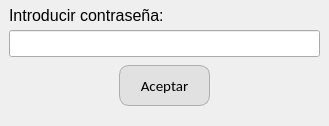
<?xml version="1.0" encoding="UTF-8"?>
<ui version="4.0">
 <class>Form_password</class>
 <widget class="QWidget" name="Form_password">
  <property name="geometry">
   <rect>
    <x>0</x>
    <y>0</y>
    <width>329</width>
    <height>126</height>
   </rect>
  </property>
  <property name="windowTitle">
   <string>Contraseña</string>
  </property>
  <layout class="QVBoxLayout" name="verticalLayout_2">
   <property name="spacing">
    <number>0</number>
   </property>
   <property name="leftMargin">
    <number>0</number>
   </property>
   <property name="topMargin">
    <number>0</number>
   </property>
   <property name="rightMargin">
    <number>0</number>
   </property>
   <property name="bottomMargin">
    <number>0</number>
   </property>
   <item>
    <widget class="QWidget" name="widget" native="true">
     <property name="sizePolicy">
      <sizepolicy hsizetype="Preferred" vsizetype="Expanding">
       <horstretch>0</horstretch>
       <verstretch>0</verstretch>
      </sizepolicy>
     </property>
     <widget class="QLabel" name="label_15">
      <property name="geometry">
       <rect>
        <x>9</x>
        <y>0</y>
        <width>181</width>
        <height>31</height>
       </rect>
      </property>
      <property name="font">
       <font>
        <family>Segoe UI</family>
        <pointsize>12</pointsize>
       </font>
      </property>
      <property name="text">
       <string>Introducir contraseña:</string>
      </property>
      <property name="margin">
       <number>8</number>
      </property>
     </widget>
     <widget class="QLineEdit" name="txt_password">
      <property name="geometry">
       <rect>
        <x>9</x>
        <y>30</y>
        <width>311</width>
        <height>27</height>
       </rect>
      </property>
      <property name="font">
       <font>
        <family>Segoe UI</family>
        <pointsize>12</pointsize>
       </font>
      </property>
      <property name="text">
       <string/>
      </property>
      <property name="echoMode">
       <enum>QLineEdit::Password</enum>
      </property>
      <property name="alignment">
       <set>Qt::AlignCenter</set>
      </property>
     </widget>
    </widget>
   </item>
   <item alignment="Qt::AlignHCenter">
    <widget class="QPushButton" name="btn_aceptar">
     <property name="sizePolicy">
      <sizepolicy hsizetype="Fixed" vsizetype="Fixed">
       <horstretch>0</horstretch>
       <verstretch>0</verstretch>
      </sizepolicy>
     </property>
     <property name="minimumSize">
      <size>
       <width>91</width>
       <height>41</height>
      </size>
     </property>
     <property name="maximumSize">
      <size>
       <width>91</width>
       <height>41</height>
      </size>
     </property>
     <property name="font">
      <font>
       <family>Calibri</family>
       <pointsize>11</pointsize>
      </font>
     </property>
     <property name="styleSheet">
      <string notr="true">QPushButton {
	border: 1px solid;
	border-radius: 10px;
	border-color: rgb(173, 173, 173);
	background-color: rgb(225, 225, 225);
}
QPushButton:hover {
	background-color: rgb(218, 255, 215);
}</string>
     </property>
     <property name="text">
      <string>Aceptar</string>
     </property>
    </widget>
   </item>
   <item>
    <spacer name="verticalSpacer">
     <property name="orientation">
      <enum>Qt::Vertical</enum>
     </property>
     <property name="sizeType">
      <enum>QSizePolicy::Preferred</enum>
     </property>
     <property name="sizeHint" stdset="0">
      <size>
       <width>20</width>
       <height>5</height>
      </size>
     </property>
    </spacer>
   </item>
   <item>
    <widget class="QWidget" name="widget_2" native="true">
     <layout class="QVBoxLayout" name="verticalLayout">
      <property name="spacing">
       <number>0</number>
      </property>
      <property name="leftMargin">
       <number>0</number>
      </property>
      <property name="topMargin">
       <number>0</number>
      </property>
      <property name="rightMargin">
       <number>0</number>
      </property>
      <property name="bottomMargin">
       <number>0</number>
      </property>
      <item>
       <widget class="QLabel" name="lbl_mensajeEstado">
        <property name="font">
         <font>
          <family>Segoe UI</family>
          <pointsize>10</pointsize>
         </font>
        </property>
        <property name="styleSheet">
         <string notr="true">color: rgb(109, 109, 109);</string>
        </property>
        <property name="text">
         <string/>
        </property>
        <property name="alignment">
         <set>Qt::AlignLeading|Qt::AlignLeft|Qt::AlignVCenter</set>
        </property>
       </widget>
      </item>
     </layout>
    </widget>
   </item>
  </layout>
 </widget>
 <resources/>
 <connections>
  <connection>
   <sender>txt_password</sender>
   <signal>returnPressed()</signal>
   <receiver>btn_aceptar</receiver>
   <slot>click()</slot>
   <hints>
    <hint type="sourcelabel">
     <x>189</x>
     <y>49</y>
    </hint>
    <hint type="destinationlabel">
     <x>173</x>
     <y>89</y>
    </hint>
   </hints>
  </connection>
 </connections>
</ui>
